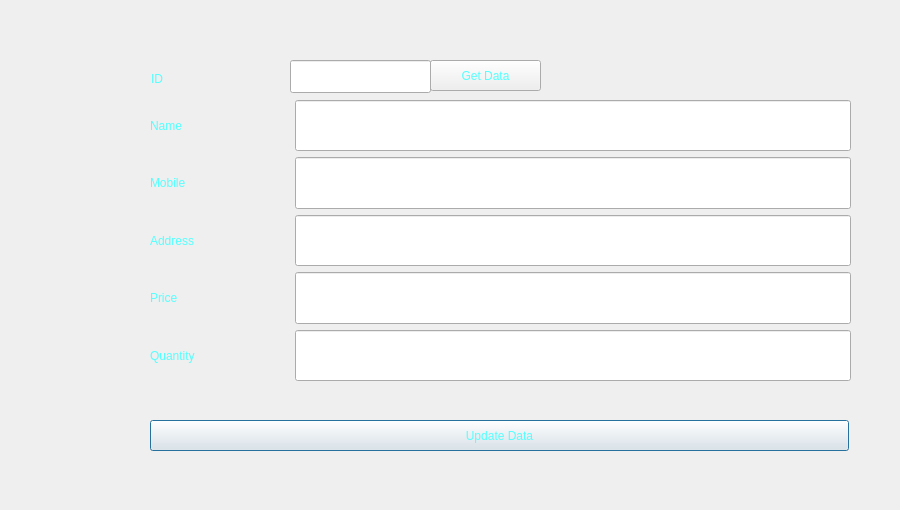
<?xml version="1.0" encoding="UTF-8"?>
<ui version="4.0">
 <class>Update</class>
 <widget class="QDialog" name="Update">
  <property name="geometry">
   <rect>
    <x>0</x>
    <y>0</y>
    <width>900</width>
    <height>510</height>
   </rect>
  </property>
  <property name="minimumSize">
   <size>
    <width>900</width>
    <height>510</height>
   </size>
  </property>
  <property name="maximumSize">
   <size>
    <width>900</width>
    <height>510</height>
   </size>
  </property>
  <property name="windowTitle">
   <string>Dialog</string>
  </property>
  <property name="autoFillBackground">
   <bool>false</bool>
  </property>
  <property name="styleSheet">
   <string notr="true">background-image: url(:/Database/background.jpg);</string>
  </property>
  <widget class="QWidget" name="layoutWidget">
   <property name="geometry">
    <rect>
     <x>151</x>
     <y>60</y>
     <width>251</width>
     <height>37</height>
    </rect>
   </property>
   <property name="autoFillBackground">
    <bool>false</bool>
   </property>
   <property name="styleSheet">
    <string>font: 20pt &quot;Impact&quot;;
color: rgb(85, 255, 255)
</string>
   </property>
   <layout class="QHBoxLayout" name="horizontalLayout_7">
    <item>
     <layout class="QHBoxLayout" name="horizontalLayout">
      <item>
       <widget class="QLabel" name="label_id">
        <property name="sizePolicy">
         <sizepolicy hsizetype="Preferred" vsizetype="Preferred">
          <horstretch>1</horstretch>
          <verstretch>0</verstretch>
         </sizepolicy>
        </property>
        <property name="autoFillBackground">
         <bool>false</bool>
        </property>
        <property name="styleSheet">
         <string notr="true">font: 20pt &quot;Impact&quot;;
color: rgb(85, 255, 255)
</string>
        </property>
        <property name="text">
         <string>ID</string>
        </property>
       </widget>
      </item>
     </layout>
    </item>
   </layout>
  </widget>
  <widget class="QWidget" name="layoutWidget">
   <property name="geometry">
    <rect>
     <x>150</x>
     <y>100</y>
     <width>701</width>
     <height>281</height>
    </rect>
   </property>
   <property name="autoFillBackground">
    <bool>false</bool>
   </property>
   <property name="styleSheet">
    <string>font: 20pt &quot;Impact&quot;;
color: rgb(85, 255, 255)
</string>
   </property>
   <layout class="QVBoxLayout" name="verticalLayout_2">
    <item>
     <layout class="QVBoxLayout" name="verticalLayout">
      <item>
       <layout class="QHBoxLayout" name="horizontalLayout_2">
        <item>
         <widget class="QLabel" name="label_name">
          <property name="sizePolicy">
           <sizepolicy hsizetype="Preferred" vsizetype="Preferred">
            <horstretch>1</horstretch>
            <verstretch>0</verstretch>
           </sizepolicy>
          </property>
          <property name="autoFillBackground">
           <bool>false</bool>
          </property>
          <property name="styleSheet">
           <string notr="true">font: 20pt &quot;Impact&quot;;
color: rgb(85, 255, 255)
</string>
          </property>
          <property name="text">
           <string>Name</string>
          </property>
         </widget>
        </item>
        <item>
         <widget class="QLineEdit" name="lineEdit_name">
          <property name="sizePolicy">
           <sizepolicy hsizetype="Expanding" vsizetype="Preferred">
            <horstretch>4</horstretch>
            <verstretch>0</verstretch>
           </sizepolicy>
          </property>
          <property name="autoFillBackground">
           <bool>false</bool>
          </property>
          <property name="styleSheet">
           <string notr="true">font: 20pt &quot;Impact&quot;;
color: rgb(85, 255, 255)
</string>
          </property>
         </widget>
        </item>
       </layout>
      </item>
      <item>
       <layout class="QHBoxLayout" name="horizontalLayout_3">
        <item>
         <widget class="QLabel" name="label_mobile">
          <property name="sizePolicy">
           <sizepolicy hsizetype="Preferred" vsizetype="Preferred">
            <horstretch>1</horstretch>
            <verstretch>0</verstretch>
           </sizepolicy>
          </property>
          <property name="autoFillBackground">
           <bool>false</bool>
          </property>
          <property name="styleSheet">
           <string notr="true">font: 20pt &quot;Impact&quot;;
color: rgb(85, 255, 255)
</string>
          </property>
          <property name="text">
           <string>Mobile</string>
          </property>
         </widget>
        </item>
        <item>
         <widget class="QLineEdit" name="lineEdit_mobile">
          <property name="sizePolicy">
           <sizepolicy hsizetype="Expanding" vsizetype="Preferred">
            <horstretch>4</horstretch>
            <verstretch>0</verstretch>
           </sizepolicy>
          </property>
          <property name="autoFillBackground">
           <bool>false</bool>
          </property>
          <property name="styleSheet">
           <string notr="true">font: 20pt &quot;Impact&quot;;
color: rgb(85, 255, 255)
</string>
          </property>
         </widget>
        </item>
       </layout>
      </item>
      <item>
       <layout class="QHBoxLayout" name="horizontalLayout_4">
        <item>
         <widget class="QLabel" name="label_address">
          <property name="sizePolicy">
           <sizepolicy hsizetype="Preferred" vsizetype="Preferred">
            <horstretch>1</horstretch>
            <verstretch>0</verstretch>
           </sizepolicy>
          </property>
          <property name="autoFillBackground">
           <bool>false</bool>
          </property>
          <property name="styleSheet">
           <string notr="true">font: 20pt &quot;Impact&quot;;
color: rgb(85, 255, 255)
</string>
          </property>
          <property name="text">
           <string>Address </string>
          </property>
         </widget>
        </item>
        <item>
         <widget class="QLineEdit" name="lineEdit_address">
          <property name="sizePolicy">
           <sizepolicy hsizetype="Expanding" vsizetype="Preferred">
            <horstretch>4</horstretch>
            <verstretch>0</verstretch>
           </sizepolicy>
          </property>
          <property name="autoFillBackground">
           <bool>false</bool>
          </property>
          <property name="styleSheet">
           <string notr="true">font: 20pt &quot;Impact&quot;;
color: rgb(85, 255, 255)
</string>
          </property>
         </widget>
        </item>
       </layout>
      </item>
      <item>
       <layout class="QHBoxLayout" name="horizontalLayout_5">
        <item>
         <widget class="QLabel" name="label_price">
          <property name="sizePolicy">
           <sizepolicy hsizetype="Preferred" vsizetype="Preferred">
            <horstretch>1</horstretch>
            <verstretch>0</verstretch>
           </sizepolicy>
          </property>
          <property name="autoFillBackground">
           <bool>false</bool>
          </property>
          <property name="styleSheet">
           <string notr="true">font: 20pt &quot;Impact&quot;;
color: rgb(85, 255, 255)
</string>
          </property>
          <property name="text">
           <string>Price</string>
          </property>
         </widget>
        </item>
        <item>
         <widget class="QLineEdit" name="lineEdit_price">
          <property name="sizePolicy">
           <sizepolicy hsizetype="Expanding" vsizetype="Preferred">
            <horstretch>4</horstretch>
            <verstretch>0</verstretch>
           </sizepolicy>
          </property>
          <property name="autoFillBackground">
           <bool>false</bool>
          </property>
          <property name="styleSheet">
           <string notr="true">font: 20pt &quot;Impact&quot;;
color: rgb(85, 255, 255)
</string>
          </property>
         </widget>
        </item>
       </layout>
      </item>
      <item>
       <layout class="QHBoxLayout" name="horizontalLayout_6">
        <item>
         <widget class="QLabel" name="label_QTY">
          <property name="sizePolicy">
           <sizepolicy hsizetype="Preferred" vsizetype="Preferred">
            <horstretch>1</horstretch>
            <verstretch>0</verstretch>
           </sizepolicy>
          </property>
          <property name="autoFillBackground">
           <bool>false</bool>
          </property>
          <property name="styleSheet">
           <string notr="true">font: 20pt &quot;Impact&quot;;
color: rgb(85, 255, 255)
</string>
          </property>
          <property name="text">
           <string>Quantity</string>
          </property>
         </widget>
        </item>
        <item>
         <widget class="QLineEdit" name="lineEdit_QTY">
          <property name="sizePolicy">
           <sizepolicy hsizetype="Expanding" vsizetype="Preferred">
            <horstretch>4</horstretch>
            <verstretch>0</verstretch>
           </sizepolicy>
          </property>
          <property name="autoFillBackground">
           <bool>false</bool>
          </property>
          <property name="styleSheet">
           <string notr="true">font: 20pt &quot;Impact&quot;;
color: rgb(85, 255, 255)
</string>
          </property>
         </widget>
        </item>
       </layout>
      </item>
     </layout>
    </item>
   </layout>
  </widget>
  <widget class="QPushButton" name="pushButton_2">
   <property name="geometry">
    <rect>
     <x>150</x>
     <y>420</y>
     <width>699</width>
     <height>31</height>
    </rect>
   </property>
   <property name="autoFillBackground">
    <bool>false</bool>
   </property>
   <property name="styleSheet">
    <string notr="true">font: 20pt &quot;Impact&quot;;
color: rgb(85, 255, 255)
</string>
   </property>
   <property name="text">
    <string>Update Data</string>
   </property>
  </widget>
  <widget class="QPushButton" name="getdata_">
   <property name="geometry">
    <rect>
     <x>430</x>
     <y>60</y>
     <width>111</width>
     <height>31</height>
    </rect>
   </property>
   <property name="autoFillBackground">
    <bool>false</bool>
   </property>
   <property name="styleSheet">
    <string notr="true">font: 20pt &quot;Impact&quot;;
color: rgb(85, 255, 255)
</string>
   </property>
   <property name="text">
    <string>Get Data</string>
   </property>
  </widget>
  <widget class="QLineEdit" name="lineEdit_id">
   <property name="geometry">
    <rect>
     <x>290</x>
     <y>60</y>
     <width>141</width>
     <height>33</height>
    </rect>
   </property>
   <property name="sizePolicy">
    <sizepolicy hsizetype="Expanding" vsizetype="Preferred">
     <horstretch>4</horstretch>
     <verstretch>0</verstretch>
    </sizepolicy>
   </property>
   <property name="autoFillBackground">
    <bool>false</bool>
   </property>
   <property name="styleSheet">
    <string notr="true">font: 20pt &quot;Impact&quot;;
color: rgb(85, 255, 255)
</string>
   </property>
  </widget>
 </widget>
 <resources/>
 <connections/>
</ui>
